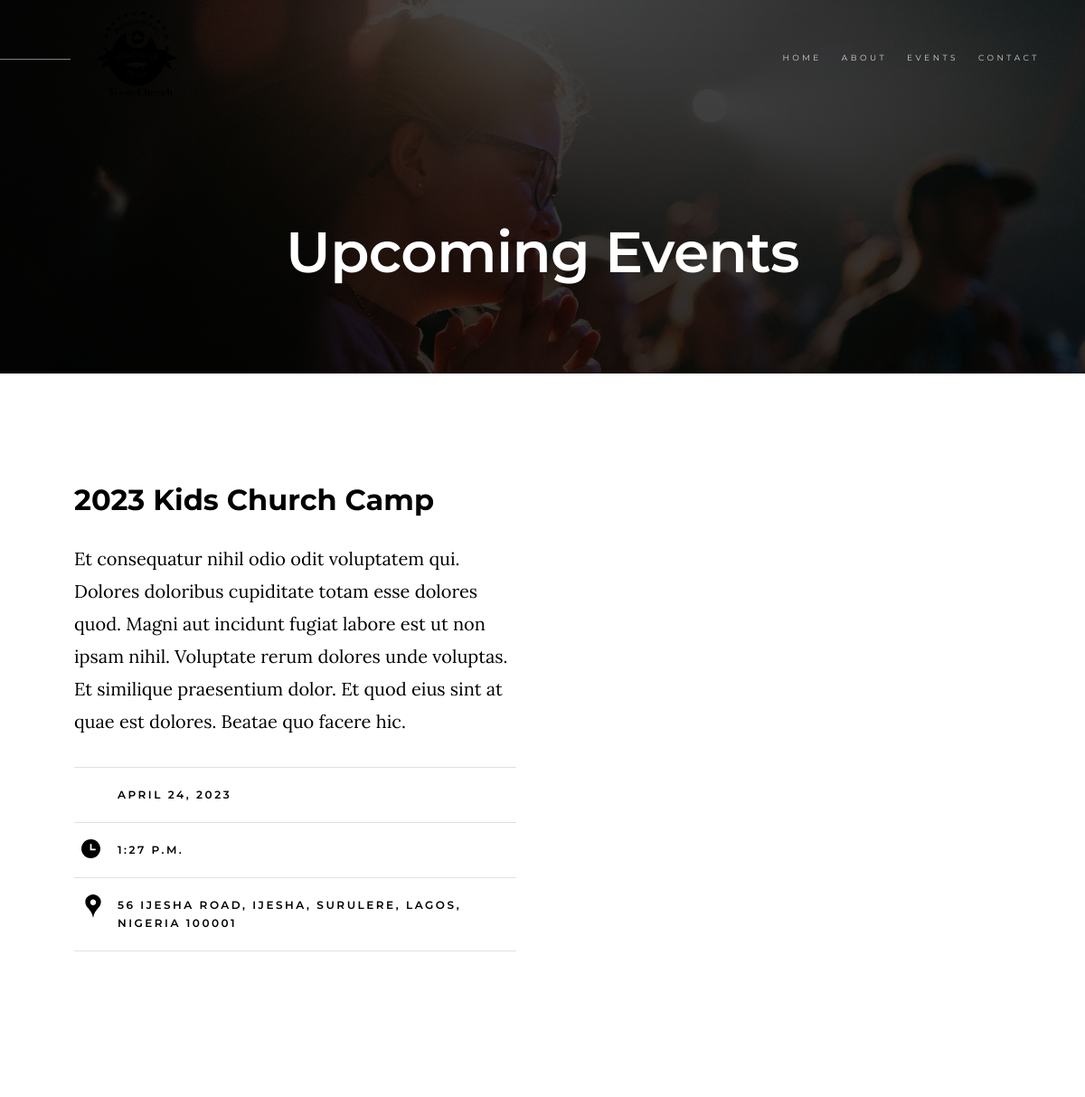
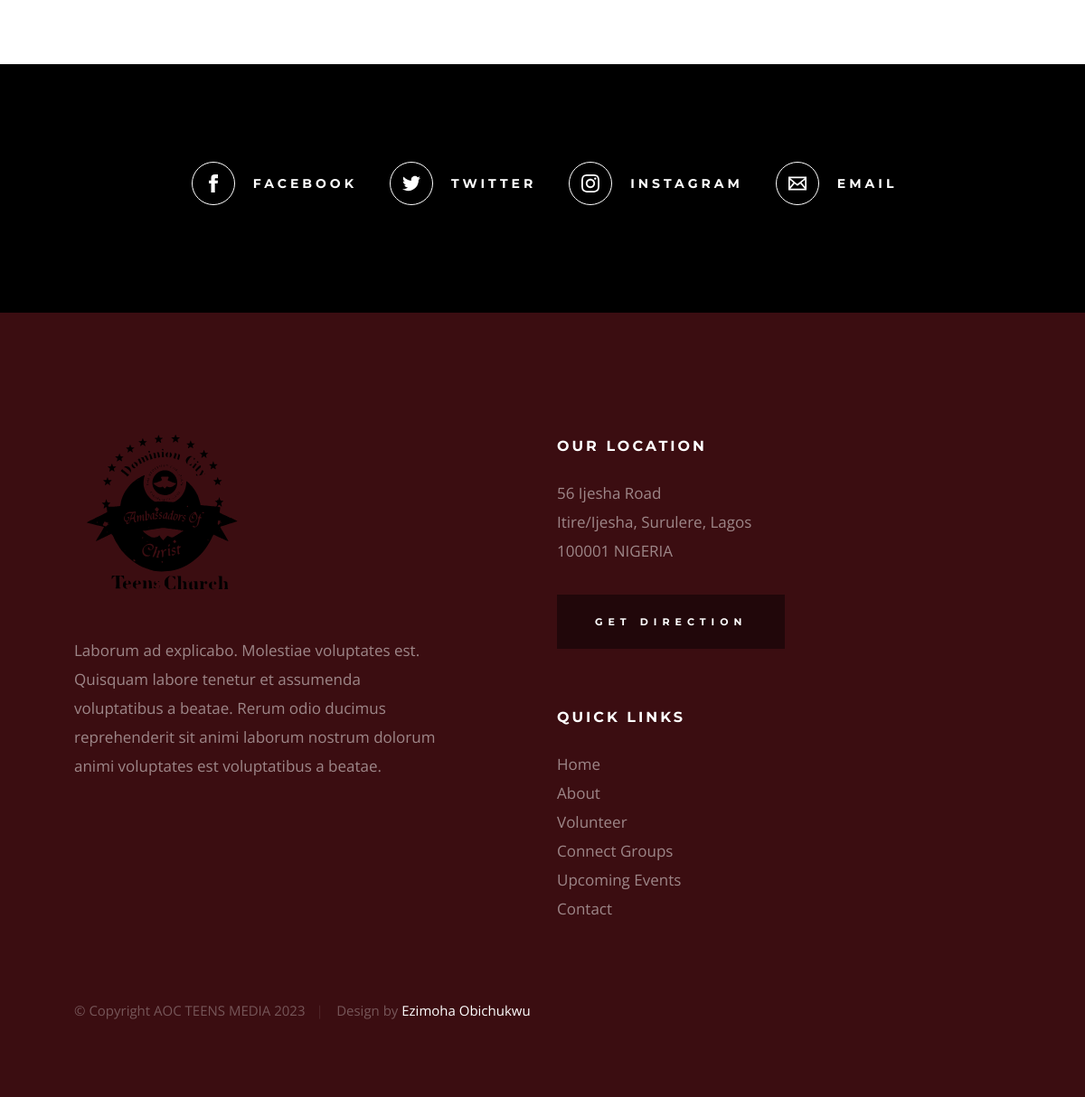
Screenshot of /events/ with the database file from the repository (2 pictures, top to bottom).
### rccgchurch/models.py (models this page shows, shortened)
class Event(models.Model):
    name = models.CharField(max_length=100)
    description = models.TextField(blank=True)
    date_created = models.DateField(auto_now_add=True)
    time_created = models.TimeField(auto_now_add=True)
    location = models.TextField(blank=True)

### rccgchurch/views.py (the view)
# urls.py: path('events/', views.event_page, name="event"),
def event_page(request):
    events = Event.objects.all()
    context = {
        "all_events": events
    }
    return render(request, "events.html", context)

### templates/events.html (shortened to what this page needs)
{% load static %}
<!DOCTYPE html>
<html class="no-js" lang="en">
<head>
    <link rel="stylesheet" href="{% static 'css/base.css' %}">
    <link rel="stylesheet" href="{% static 'css/main.css' %}">
</head>
<body id="top">
    <header class="s-header">
        <div class="header-logo">
            <a class="site-logo" href="{% url 'home' %}">
                <img src="{% static 'images/aoc-logo1.svg' %}" alt="Homepage">
            </a>
        </div>
        <nav class="header-nav-wrap">
            <ul class="header-nav">
                <li><a href="{% url 'home' %}" title="Home">Home</a></li>
                <li><a href="{% url 'about' %}" title="About">About</a></li>
                <li class="current"><a href="{% url 'event' %}" title="Services">Events</a></li>
                <li><a href="{% url 'contact' %}" title="Contact us">Contact</a></li>
            </ul>
        </nav>
    </header>
    <section class="page-header page-header--events">
        <div class="gradient-overlay"></div>
        <div class="row page-header__content">
            <div class="column">
                <h1>Upcoming Events</h1>
            </div>
        </div>
    </section>
    <section class="page-content">
        <div class="row wide block-large-1-2 block-900-full events-list">
            {% for event in all_events %}
            <div class="column events-list__item">
                <h3 class="display-1 events-list__item-title">
                    <a href="events-single.html" title="">{{event.name}}</a>
                </h3>
                <p>{{ event.description }}</p>
                <ul class="events-list__meta">
                    <li class="events-list__meta-date">{{ event.date_created}}</li>
                    <li class="events-list__meta-time">{{ event.time_created }}</li>
                    <li class="events-list__meta-location">{{ event.location }}</li>
                </ul>
            </div>
            {% endfor %}
        </div>
    </section>
    <section class="s-social">
        <div class="row social-content">
            <div class="column">
                <ul class="social-list">
                    <li class="social-list__item">
                        <a href="https://www.facebook.com/AOCteensChurch" title="">
                            <span class="social-list__icon social-list__icon--facebook"></span>
                            <span class="social-list__text">Facebook</span>
                        </a>
                    </li>
                    <li class="social-list__item">
                        <a href="#0" title="">
                            <span class="social-list__icon social-list__icon--twitter"></span>
                            <span class="social-list__text">Twitter</span>
                        </a>
                    </li>
                    <li class="social-list__item">
                        <a href="https//www.instagram.com/ambassadors_of_christ_teens" title="">
                            <span class="social-list__icon social-list__icon--instagram"></span>
                            <span class="social-list__text">Instagram</span>
                        </a>
                    </li>
                    <li class="social-list__item">
                        <a href="#0" title="">
                            <span class="social-list__icon social-list__icon--email"></span>
                            <span class="social-list__text">Email</span>
                        </a>
                    </li>
                </ul>
            </div>
        </div>
    </section>
    <footer class="s-footer">
        <div class="row footer-top">
            <div class="column large-4 medium-5 tab-full">
                <div class="footer-logo">
                    <a class="site-footer-logo" href="{% url 'home' %}">
                        <img src="{% static 'images/aoc-logo1.svg' %}" alt="Homepage">
                    </a>
                </div>
                <p>
                Laborum ad explicabo. Molestiae voluptates est. Quisquam labore tenetur
                et assumenda voluptatibus a beatae. Rerum odio ducimus reprehenderit
                sit animi laborum nostrum dolorum animi voluptates est voluptatibus a beatae.
                </p>
            </div>
            <div class="column large-half tab-full">
                <div class="row">
                    <div class="column large-7 medium-full">
                        <h4 class="h6">Our Location</h4>
                        <p>
                        56 Ijesha Road <br>
                        Itire/Ijesha, Surulere, Lagos <br>
                        100001 NIGERIA
                        </p>
                        <p>
                        <a href="https://www.google.com/maps/place/RCCG+Dominion+City/@6.5078223,3.334917,21z/data=!4m15!1m8!3m7!1s0x103b8f3ec24422ff:0x779014efa88b964c!2sRCCG+Dominion+City!8m2!3d6.5078193!4d3.3350291!10e5!16s%2Fg%2F11lh5lp6ln!3m5!1s0x103b8f3ec24422ff:0x779014efa88b964c!8m2!3d6.5078193!4d3.3350291!16s%2Fg%2F11lh5lp6ln?authuser=0" target="_blank" class="btn btn--footer">Get Direction</a>
                        </p>
                    </div>
                    <div class="column large-5 medium-full">
                        <h4 class="h6">Quick Links</h4>
                        <ul class="footer-list">
                            <li><a href="{% url 'home' %}">Home</a></li>
                            <li><a href="{% url 'about' %}">About</a></li>
                            <li><a href="{% url 'volunteer' %}">Volunteer</a></li>
                            <li><a href="{% url 'connect-group' %}">Connect Groups</a></li>
                            <li><a href="{% url 'event' %}">Upcoming Events</a></li>
                            <li><a href="{% url 'contact' %}">Contact</a></li>
                        </ul>
                    </div>
                </div>
            </div>
        </div>
        <div class="row footer-bottom">
            <div class="column ss-copyright">
                <span>© Copyright AOC TEENS MEDIA 2023</span>
                <span>Design by <a href="https://ng.linkedin.com/in/ezimoha-obichukwu-a2bb721b7">Ezimoha Obichukwu</a></span>
            </div>
        </div>
    </footer>
</body>

### rccgchurch/static/css/base.css (style rules this page uses)
html { line-height: 1.15; -webkit-text-size-adjust: 100%; }
body { margin: 0; }
h1 { font-size: 2em; margin: 0.67em 0; }
a { background-color: transparent; }
img { border-style: none; }
html { font-size: 62.5%; box-sizing: border-box; }
*, *::before, *::after { box-sizing: inherit; }
body { font-weight: normal; line-height: 1; word-wrap: break-word; -moz-font-smoothing: grayscale; -moz-osx-font-smoothing: grayscale; -webkit-font-smoothing: antialiased; -webkit-overflow-scrolling: touch; -webkit-text-size-adjust: none; }
svg, img, video embed, iframe, object { max-width: 100%; height: auto; }
div, dl, dt, dd, ul, ol, li, h1, h2, h3, h4, h5, h6, pre, form, p, blockquote, th, td { margin: 0; padding: 0; }
p { font-size: inherit; text-rendering: optimizeLegibility; }
ol, ul { list-style: none; }
li { display: block; }
a { text-decoration: none; line-height: inherit; }
a img { border: none; }
.row { width: 89%; max-width: 1340px; margin: 0 auto; display: -ms-flexbox; display: -webkit-flex; display: flex; -webkit-flex-flow: row wrap; -ms-flex-flow: row wrap; flex-flow: row wrap; }
.row .row { width: auto; max-width: none; margin-left: -20px; margin-right: -20px; }
.column { -webkit-flex: 1 1 0%; -ms-flex: 1 1 0%; flex: 1 1 0%; padding: 0 20px; }
.large-4 { -webkit-flex: 0 0 33.33333%; -ms-flex: 0 0 33.33333%; flex: 0 0 33.33333%; max-width: 33.33333%; }
.large-5 { -webkit-flex: 0 0 41.66667%; -ms-flex: 0 0 41.66667%; flex: 0 0 41.66667%; max-width: 41.66667%; }
.large-6, .large-half { -webkit-flex: 0 0 50%; -ms-flex: 0 0 50%; flex: 0 0 50%; max-width: 50%; }
.large-7 { -webkit-flex: 0 0 58.33333%; -ms-flex: 0 0 58.33333%; flex: 0 0 58.33333%; max-width: 58.33333%; }
@media screen and (max-width:1200px) { .row .row { margin-left: -16px; margin-right: -16px; } }
@media screen and (max-width:1200px) { .column { padding: 0 16px; } }
@media screen and (max-width:1200px) { .medium-5 { -webkit-flex: 0 0 41.66667%; -ms-flex: 0 0 41.66667%; flex: 0 0 41.66667%; max-width: 41.66667%; } }
@media screen and (max-width:1200px) { .medium-12, .medium-full { -webkit-flex: 0 0 100%; -ms-flex: 0 0 100%; flex: 0 0 100%; max-width: 100%; } }
.block-large-1-2 > .column { -webkit-flex: 0 0 50%; -ms-flex: 0 0 50%; flex: 0 0 50%; max-width: 50%; }

### rows the page displays
Event: name "2023 Kids Church Camp", description "Et consequatur nihil odio odit voluptatem qui. Dolores doloribus cupiditate totam esse dolores quod. Magni aut incidunt fugiat labore est ut non ipsam nihil. Voluptate rerum dolores unde voluptas. Et similique praesentium dolor. Et quod eius sint at quae est dolores. Beatae quo facere hic.", date_created "APRIL 24, 2023", time_created "1:27 P.M.", location "56 IJESHA ROAD, IJESHA, SURULERE, LAGOS, NIGERIA 100001"
